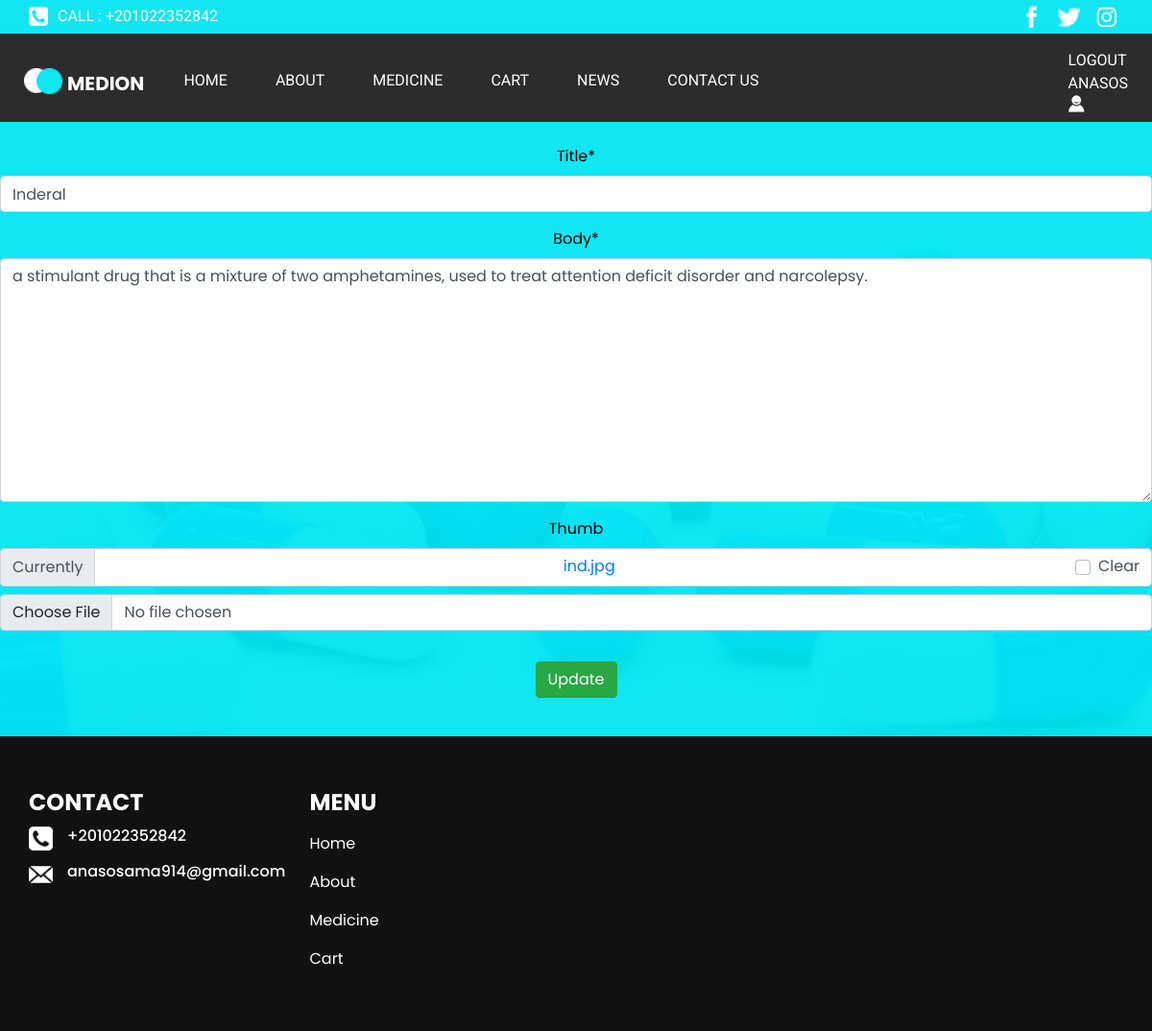
The page /news/2/update/ (signed in) on the database its author committed.
### newss/models.py (models this page shows, shortened)
class News(models.Model):
    username= models.ForeignKey(User, on_delete=models.PROTECT)
    title = models.CharField(max_length=80)
    body = models.TextField()
    thumb = models.ImageField(blank=True, null=True, default='about-medicine.png')

### newss/views.py (the view)
# urls.py: path('<int:pk>/update/', NewsUpdateView.as_view(), name='news_update'),
class NewsUpdateView(LoginRequiredMixin, UserPassesTestMixin, UpdateView):
    model = News
    form_class = UpdateForm
    template_name = 'news/news_update.html'
    success_url = reverse_lazy('news:news_list')
    def test_func(self):  # new
        obj = self.get_object()
        return obj.username == self.request.user

### newss/forms.py
class UpdateForm(ModelForm):
    class Meta:
        model = News
        fields = ('title', 'body', 'thumb')

### newss/templates/news/news_update.html (shortened to what this page needs)
{% extends 'base.html' %}  {% load crispy_forms_tags %} {% block content %}
<form
  class="mx-auto my-4 text-center"
  method="post"
  enctype="multipart/form-data"
>
  {% csrf_token %} {{ form | crispy }}
  <div class="d-flex justify-content-center">
    <input class="btn btn-success my-3" type="submit" value="Update" />
  </div>
</form>
{% endblock content %}

### templates/base.html (shortened to what this page needs)
{% load static %}
{% load crispy_forms_tags %}
<!DOCTYPE html>
<html>
<head>
  <link href="https://cdn.jsdelivr.net/npm/bootstrap@5.0.0/dist/css/bootstrap.min.css" rel="stylesheet"
 />
  <link rel="stylesheet" type="text/css"
    href="https://cdnjs.cloudflare.com/ajax/libs/OwlCarousel2/2.1.3/assets/owl.carousel.min.css" />
  <link rel="stylesheet" href="https://cdnjs.cloudflare.com/ajax/libs/font-awesome/4.7.0/css/font-awesome.min.css">
  <link rel="stylesheet" type="text/css" href="{% static 'css/bootstrap.css' %}" />
  <link href="{% static 'css/style.css' %}" rel="stylesheet" />
  <link href="{% static 'css/responsive.css' %}" rel="stylesheet" />
</head>
<body>
  <div class="hero_area">
    <header class="header_section">
      <div class="container">
        <div class="top_contact-container">
          <div class="tel_container">
            <a href="">
              <img src="{% static 'images/telephone-symbol-button.png' %}" alt=""> Call : +201022352842
            </a>
          </div>
          <div class="social-container">
            <a href="">
              <img src="{% static 'images/fb.png' %}" alt="" class="s-1">
            </a>
            <a href="">
              <img src="{% static 'images/twitter.png' %}" alt="" class="s-2">
            </a>
            <a href="">
              <img src="{% static 'images/instagram.png' %}" alt="" class="s-3">
            </a>
          </div>
        </div>
      </div>
      <div class="container-fluid">
        <nav class="navbar navbar-expand-lg custom_nav-container pt-3">
          <a class="navbar-brand" href="{% url 'pages:home' %}">
            <img src="{% static 'images/logo.png' %}" alt="">
            <span>
              Medion
            </span>
          </a>
          <div class="collapse navbar-collapse" id="navbarSupportedContent">
            <div class="d-flex  flex-column flex-lg-row align-items-center w-100 justify-content-between">
              <ul class="navbar-nav  ">
                <li class="nav-item active">
                  <a class="nav-link" href="{% url 'pages:home' %}">Home <span class="sr-only">(current)</span></a>
                </li>
                <li class="nav-item">
                  <a class="nav-link" href="{% url 'pages:about' %}"> About </a>
                </li>
                <li class="nav-item">
                  <a class="nav-link" href="{% url 'medicine:medicine_list' %}"> Medicine </a>
                </li>
                <li class="nav-item">
                  <a class="nav-link" href="{% url 'medicine:cart' %}"> Cart </a>
                </li>
                <li class="nav-item">
                  <a class="nav-link" href="{% url 'news:news_list' %}"> News </a>
                </li>
                <li class="nav-item">
                  <a class="nav-link" href="{% url 'contact:contact' %}">Contact us</a>
                </li>
              </ul>
              <div class="login_btn-contanier ml-0 ml-lg-5">
                {% if user.is_authenticated %}
                <a href="{% url 'logout' %}"><span>Logout</span></a>
                <a style="color: white;"><span>{{user}}</span></a>
                <a href="{% url 'accounts:profile' %}"> <img  src="{% static 'images/user.png' %}" alt=""></a>
                {% else %}
                <a href="{% url 'login' %}"><span>Login</span></a>
                {% endif %}
              </div>
            </div>
          </div>
        </nav>
      </div>
    </header>
    {% block content %}
    {% endblock content %}
  <section class="info_section layout_padding2">
    <div class="container">
      <div class="row">
        <div class="col-md-3">
          <div class="info_contact">
            <h4>
              Contact
            </h4>
            <div class="box">
              <div class="img-box">
                <img src="{% static 'images/telephone-symbol-button.png' %}" alt="">
              </div>
              <div class="detail-box">
                <h6>
                  +201022352842
                </h6>
              </div>
            </div>
            <div class="box">
              <div class="img-box">
                <img src="{% static 'images/email.png' %}" alt="">
              </div>
              <div class="detail-box">
                <h6>
                  anasosama914@gmail.com
                </h6>
              </div>
            </div>
          </div>
        </div>
        <div class="col-md-3">
          <div class="info_menu">
            <h4>
              Menu
            </h4>
            <ul class="navbar-nav  ">
              <li class="nav-item active">
                <a class="nav-link" href="{% url 'pages:home' %}">Home <span class="sr-only">(current)</span></a>
              </li>
              <li class="nav-item">
                <a class="nav-link" href="{% url 'pages:about' %}"> About </a>
              </li>
              <li class="nav-item">
                <a class="nav-link" href="{% url 'medicine:medicine_list' %}"> Medicine </a>
              </li>
              <li class="nav-item">
                <a class="nav-link" href="{% url 'medicine:cart' %}"> Cart </a>
              </li>
            </ul>
          </div>
        </div>
      </div>
    </div>
  </section>
</body>
</html>

### static/css/style.css (style rules this page uses)
body { font-family: "Poppins", sans-serif; color: #000000; background-color: #ffffff; }
.layout_padding2 { padding: 55px 0; }
.hero_area { height: 100vh; background-image: url(../images/hero-bg.jpg); }
.header_section .top_contact-container { display: -webkit-box; display: -ms-flexbox; display: flex; -webkit-box-pack: justify; -ms-flex-pack: justify; justify-content: space-between; padding: 5px 0; font-family: 'Roboto', sans-serif; }
.header_section .top_contact-container .tel_container a { color: #ffffff; text-transform: uppercase; display: -webkit-box; display: -ms-flexbox; display: flex; -webkit-box-align: center; -ms-flex-align: center; align-items: center; }
.header_section .top_contact-container .tel_container a img { width: 20px; margin-right: 10px; }
.header_section .top_contact-container .social-container img { margin: 0 5px; }
.header_section .top_contact-container .social-container img.s-1 { width: 25px; }
.header_section .top_contact-container .social-container img.s-2 { width: 25px; }
.header_section .top_contact-container .social-container img.s-3 { width: 25px; }
.header_section .container-fluid { background-color: #2c2c2c; }
.header_section .container-fluid { padding-right: 25px; padding-left: 25px; }
.custom_nav-container.navbar-expand-lg .navbar-nav .nav-link { padding: 10px 25px; color: #ffffff; text-align: center; text-transform: uppercase; font-family: 'Roboto', sans-serif; }
a, a:hover, a:focus { text-decoration: none; }
.btn, .btn:focus { outline: none !important; -webkit-box-shadow: none; box-shadow: none; }
.navbar-brand, .navbar-brand:hover { text-transform: uppercase; font-weight: bold; font-size: 24px; color: #fafcfd; }
.login_btn-contanier a { text-transform: uppercase; color: #ffffff; display: -webkit-box; display: -ms-flexbox; display: flex; -webkit-box-align: center; -ms-flex-align: center; align-items: center; font-family: 'Roboto', sans-serif; }
.login_btn-contanier a img { margin-right: 15px; }
.navbar-brand { display: -webkit-box; display: -ms-flexbox; display: flex; -webkit-box-align: center; -ms-flex-align: center; align-items: center; }
.navbar-brand img { width: 40px; margin-right: 5px; }
.navbar-brand span { font-size: 20px; font-weight: 700; color: #ffffff; margin-top: 5px; }
.custom_nav-container { z-index: 99999; padding: 10px 0; }
.info_section { background-color: #121111; color: #ffffff; }
.info_section h4 { text-transform: uppercase; font-weight: bold; }
.info_section .info_contact .box { margin: 10px 0; display: -webkit-box; display: -ms-flexbox; display: flex; }
.info_section .info_contact .box .img-box { margin-right: 15px; }
.info_section .info_contact .box .img-box img { width: 25px; }
.info_section .info_menu .navbar-nav .nav-item .nav-link { color: #ffffff; }

### static/css/responsive.css (style rules this page uses)
@media (min-width: 1200px) { .container { max-width: 1170px; } }

### rows shown on the page
News: title "Inderal", body "a stimulant drug that is a mixture of two amphetamines, used to treat attention deficit disorder and narcolepsy."

### other values the page prints
{{ user }} "ANASOS"
